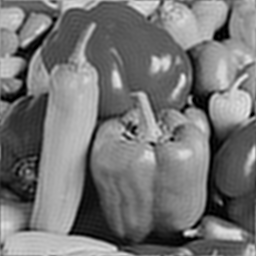
#> input picture FourierTransform/peppers_BL.tif, 256 x 256 px
$ python FourierTransform.py
#> lines starting #> are read from the running program, lines starting #| are printed output that depends on the picture
import numpy as np
import numpy.fft as fp
import matplotlib.pyplot as plt
import cv2
img = cv2.imread('peppers_BL.tif', 0)
#> img is the input picture: shape (256, 256); min 0, max 240, mean 116.9
#print(img.shape)
#plt.figure(figsize=(5,5))
im1 = np.zeros((2*img.shape[0], 2*img.shape[1]))
print(img.shape, im1.shape)
#| (256, 256) (512, 512)
for i in range(img.shape[0]):
    for j in range(img.shape[1]):
        im1[2*i,2*j] = img[i,j]
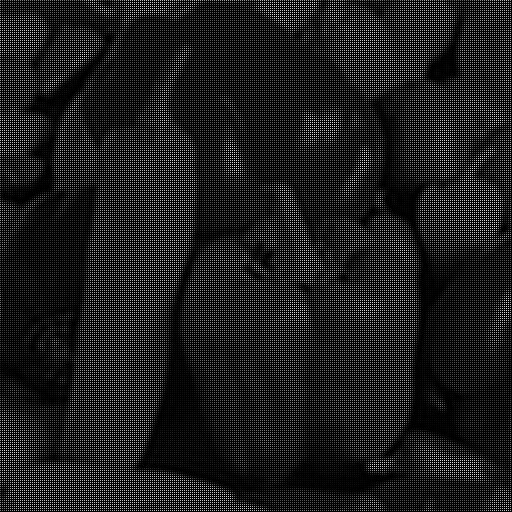
#> im1: shape (512, 512) float64; min 0, max 240, mean 29.2


def padwithzeros(vector, pad_width, iaxis, kwargs):
    vector[:pad_width[0]] = 0
    vector[-pad_width[1]:] = 0
    return vector


# the LPF kernel
kernel = [[0.25, 0.5, 0.25], [0.5, 1, 0.5], [0.25, 0.5, 0.25]]
# enlarge the kernel to the shape of the image
kernel = np.pad(kernel, (
((im1.shape[0] - 3) // 2, (im1.shape[0] - 3) // 2 + 1), ((im1.shape[1] - 3) // 2, (im1.shape[1] - 3) // 2 + 1)),
                padwithzeros)

plt.figure(figsize=(15,10))
plt.gray() # show the filtered result in grayscale

freq = fp.fft2(im1)
freq_kernel = fp.fft2(fp.ifftshift(kernel))
freq_LPF = freq*freq_kernel # by the Convolution theorem
im2 = fp.ifft2(freq_LPF)
freq_im2 = fp.fft2(im2)

plt.subplot(2,3,1)
plt.imshow(img)
plt.title('Original Image', size=20)

plt.subplot(2,3,2)
plt.imshow(im1)
plt.title('Padded Image', size=20)

plt.subplot(2,3,3)
plt.imshow( (20*np.log10( 0.1 + fp.fftshift(freq))).astype(int), cmap='jet')
plt.title('Original Image Spectrum', size=20)

plt.subplot(2,3,4)
plt.imshow( (20*np.log10( 0.1 + fp.fftshift(freq_kernel))).astype(int), cmap='jet')
plt.title('Image Spectrum of the LPF', size=20)

plt.subplot(2,3,5)
plt.imshow( (20*np.log10( 0.1 + fp.fftshift(freq_im2))).astype(int), cmap='jet')
plt.title('Image Spectrum after LPF', size=20)

plt.subplot(2,3,6)
plt.imshow(im2.astype(np.uint8)) # the imaginary part is an artifact
plt.title('Output Image', size=20)
plt.show()
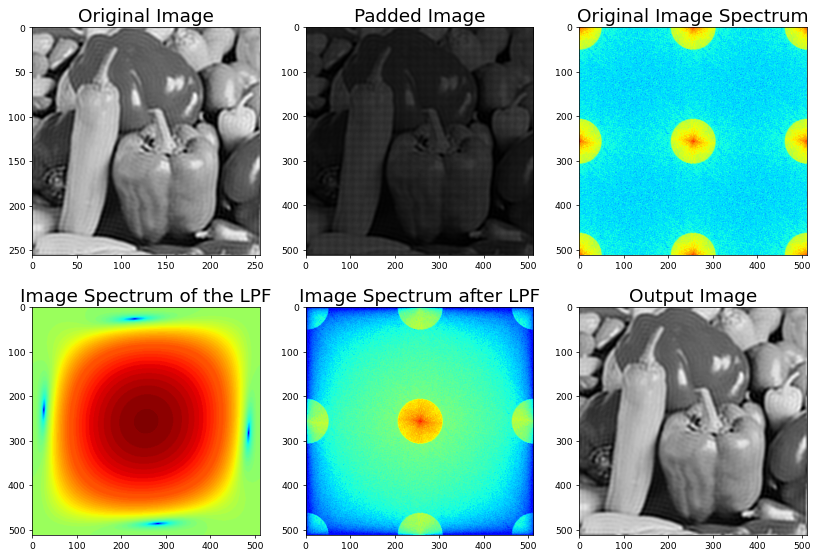
#> figure drawn by matplotlib, 6 panels
